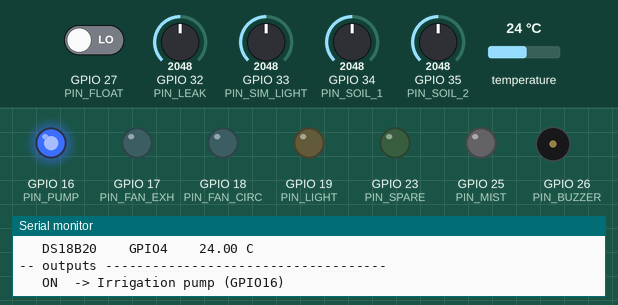
This sketch was run on a simulated ESP32. Parts: output pins drawn as LEDs (lit = HIGH), buzzer (waves = sounding, pin HIGH), the last lines printed to the serial monitor. The test bench sets the inputs (shaded band); at power-on: GPIO 32 (PIN_LEAK) = 2048, GPIO 33 (PIN_SIM_LIGHT) = 2048, GPIO 34 (PIN_SOIL_1) = 2048, GPIO 35 (PIN_SOIL_2) = 2048, GPIO 27 (PIN_FLOAT) LOW, temperature 24 °C.

Above: at 1.6 s.
1.7 s: GPIO 32 (PIN_LEAK) set to 1460
At 9.7 s:
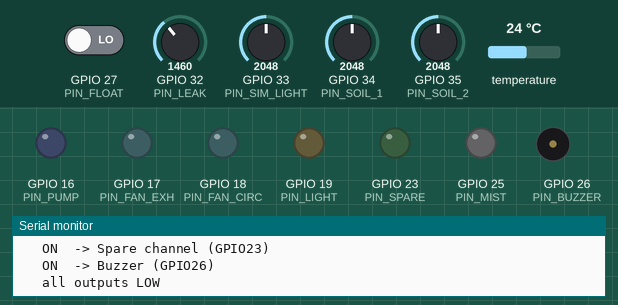
10.2 s: GPIO 33 (PIN_SIM_LIGHT) set to 122
At 13.5 s:
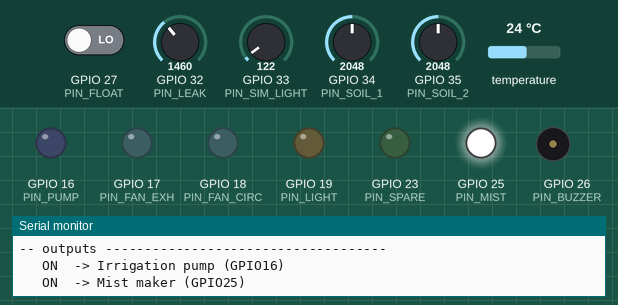
18.7 s: GPIO 34 (PIN_SOIL_1) set to 122
At 19.7 s:
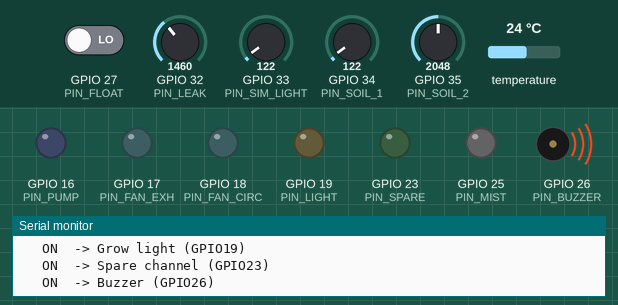
27.2 s: GPIO 35 (PIN_SOIL_2) set to 87
At 27.7 s:
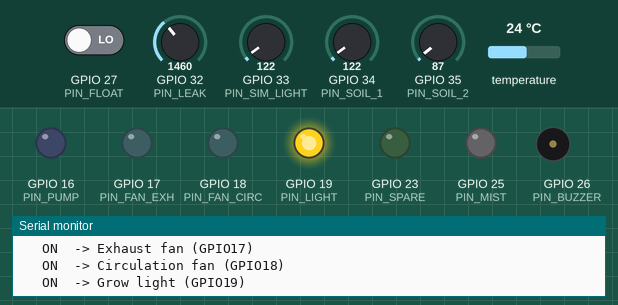
35.7 s: GPIO 27 (PIN_FLOAT) driven HIGH
45.4 s: GPIO 32 (PIN_LEAK) set to 122
Timing chart, 0 to 57.1 s (numbered marks = the images above; inputs shaded):
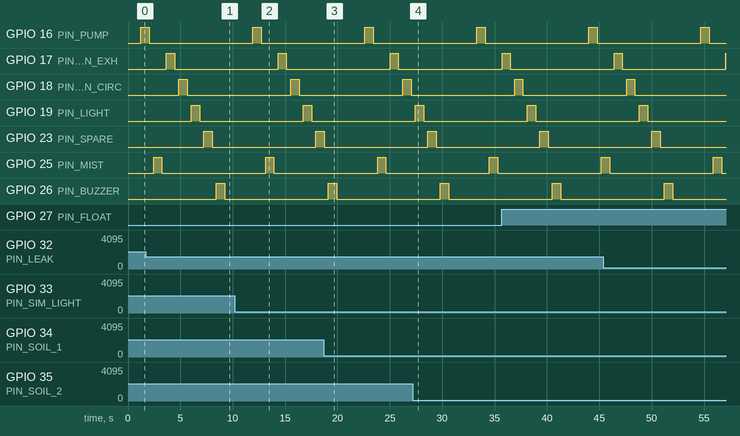

The sketch:

sketch.ino
```cpp
/* ============================================================================
 * TERRARIUM — WIRING VERIFICATION SKETCH
 * EEE4103 capstone · pin map from build guide §04
 *
 * This is NOT the control firmware. Its only job is to prove that every wire
 * goes where you think it goes. Run it twice:
 *
 *   1. In Wokwi, against diagram.json — confirms the pin map and your logic.
 *   2. On the real board at step 9 of the bench bring-up order (§10),
 *      BEFORE the pump, fogger or grow light are ever connected.
 *
 * Outputs are driven ONE AT A TIME so that if two are swapped, you see it.
 * On real hardware, leave the MOSFET outputs loaded with a plain LED or a
 * resistor for this test. Never the pump.
 *
 * Libraries: OneWire + DallasTemperature (Library Manager).
 * Everything else is built in — no sensor libraries needed, because an I2C
 * scan proves presence and address more reliably than any driver does.
 * ========================================================================== */

#include <Wire.h>
#include <OneWire.h>
#include <DallasTemperature.h>

/* ---- pin map — identical to the real build ------------------------------ */
#define PIN_SDA        21   // BME280 + BH1750 + OLED
#define PIN_SCL        22
#define PIN_SOIL_1     34   // ADC1 — input-only, no pull-up
#define PIN_SOIL_2     35   // ADC1
#define PIN_LEAK       32   // ADC1
#define PIN_DS18B20     4   // 1-Wire, needs external 4.7k to 3V3
#define PIN_FLOAT      27   // INPUT_PULLUP — cannot be 34..39

#define PIN_PUMP       16   // D4184 #1
#define PIN_MIST       25   // D4184 #2 (24 V rail)
#define PIN_FAN_EXH    17   // 4-ch board CH1
#define PIN_FAN_CIRC   18   // 4-ch board CH2
#define PIN_LIGHT      19   // 4-ch board CH3
#define PIN_SPARE      23   // 4-ch board CH4
#define PIN_BUZZER     26

/* ---- simulation-only stand-in -------------------------------------------
 * Wokwi has no BH1750 part, so in the simulator a potentiometer on GPIO33
 * plays the light sensor. In the real build this pin is UNUSED — light
 * comes from the BH1750 on the I2C bus above. The BMP180 in the diagram
 * likewise stands in for the BME280 (same bus, address 0x77 vs 0x76).
 * ---------------------------------------------------------------------- */
#define PIN_SIM_LIGHT  33

/* ---- expected I2C addresses -------------------------------------------- */
#define ADDR_BH1750  0x23
#define ADDR_OLED    0x3C
#define ADDR_BME280  0x76   // some modules ship as 0x77
#define ADDR_BMP180  0x77   // what Wokwi presents in place of the BME280

OneWire oneWire(PIN_DS18B20);
DallasTemperature dsBus(&oneWire);

struct Output { const char *name; uint8_t pin; };

const Output OUTPUTS[] = {
  { "Irrigation pump", PIN_PUMP     },
  { "Mist maker",      PIN_MIST     },
  { "Exhaust fan",     PIN_FAN_EXH  },
  { "Circulation fan", PIN_FAN_CIRC },
  { "Grow light",      PIN_LIGHT    },
  { "Spare channel",   PIN_SPARE    },
  { "Buzzer",          PIN_BUZZER   },
};
const uint8_t N_OUTPUTS = sizeof(OUTPUTS) / sizeof(OUTPUTS[0]);

/* ========================================================================= */

void allOutputsOff() {
  for (uint8_t i = 0; i < N_OUTPUTS; i++) {
    digitalWrite(OUTPUTS[i].pin, LOW);   // latch low first
    pinMode(OUTPUTS[i].pin, OUTPUT);     // then enable the driver
    digitalWrite(OUTPUTS[i].pin, LOW);
  }
}

void scanI2C() {
  Serial.println(F("\n-- I2C bus scan --"));
  uint8_t found = 0;
  for (uint8_t addr = 1; addr < 127; addr++) {
    Wire.beginTransmission(addr);
    if (Wire.endTransmission() == 0) {
      found++;
      Serial.printf("   0x%02X  ", addr);
      switch (addr) {
        case ADDR_BH1750: Serial.println(F("BH1750 light sensor      OK")); break;
        case ADDR_OLED:   Serial.println(F("SSD1306 OLED             OK")); break;
        case ADDR_BME280: Serial.println(F("BME280 air sensor        OK")); break;
        case ADDR_BMP180: Serial.println(F("BMP180 / BME280 alt addr OK")); break;
        default:          Serial.println(F("unexpected device"));           break;
      }
    }
  }
  if (found == 0) {
    Serial.println(F("   NOTHING FOUND."));
    Serial.println(F("   Check: SDA=21 SCL=22, sensors on 3V3 not 5V, GND common."));
  } else {
    Serial.printf("   %u device(s) on the bus.\n", found);
  }
}

void setup() {
  allOutputsOff();                       // before anything else can glitch

  pinMode(PIN_FLOAT, INPUT_PULLUP);      // 34..39 have no internal pull-up

  Serial.begin(115200);
  delay(400);
  Serial.println(F("\n================================================"));
  Serial.println(F(" TERRARIUM — WIRING VERIFICATION"));
  Serial.println(F("================================================"));

  Wire.begin(PIN_SDA, PIN_SCL);
  scanI2C();

  dsBus.begin();
  Serial.printf("\n-- 1-Wire --\n   DS18B20 devices found: %d", dsBus.getDeviceCount());
  Serial.println(dsBus.getDeviceCount() ? F("   OK")
                                        : F("   NONE — check the 4.7k pull-up to 3V3"));

  Serial.println(F("\nOutputs pulse one at a time. Watch which load lights."));
  Serial.println(F("If two are swapped, you will see it here — not in the tank.\n"));
}

void readInputs() {
  int soil1 = analogRead(PIN_SOIL_1);
  int soil2 = analogRead(PIN_SOIL_2);
  int leak  = analogRead(PIN_LEAK);
  int lux   = analogRead(PIN_SIM_LIGHT);
  bool floatOk = digitalRead(PIN_FLOAT);   // HIGH = pulled up = contact open

  dsBus.requestTemperatures();
  float soilTemp = dsBus.getTempCByIndex(0);

  Serial.println(F("-- inputs -------------------------------------"));
  Serial.printf("   Soil 1     GPIO34   %4d\n", soil1);
  Serial.printf("   Soil 2     GPIO35   %4d\n", soil2);
  Serial.printf("   Leak       GPIO32   %4d   %s\n", leak,
                leak > 1500 ? "** WATER DETECTED **" : "dry");
  Serial.printf("   Light      GPIO33   %4d   (sim pot standing in for BH1750)\n", lux);
  Serial.printf("   Float      GPIO27   %s\n",
                floatOk ? "open   (reservoir OK)" : "closed (RESERVOIR EMPTY)");

  if (soilTemp == DEVICE_DISCONNECTED_C) {
    Serial.println(F("   DS18B20    GPIO4    DISCONNECTED"));
  } else {
    Serial.printf("   DS18B20    GPIO4    %.2f C\n", soilTemp);
  }

  /* Sanity checks that catch the two most expensive wiring mistakes. */
  if (soil1 > 4090 || soil2 > 4090 || leak > 4090) {
    Serial.println(F("   !! An analog input is pinned at full scale."));
    Serial.println(F("   !! Sensor is probably on 5V. Move it to 3V3 — see check 03/04."));
  }
  Serial.println();
}

void pulseOutputs() {
  Serial.println(F("-- outputs ------------------------------------"));
  for (uint8_t i = 0; i < N_OUTPUTS; i++) {
    Serial.printf("   ON  -> %s (GPIO%u)\n", OUTPUTS[i].name, OUTPUTS[i].pin);
    digitalWrite(OUTPUTS[i].pin, HIGH);
    delay(800);
    digitalWrite(OUTPUTS[i].pin, LOW);
    delay(400);
  }
  Serial.println(F("   all outputs LOW\n"));
}

void loop() {
  readInputs();
  pulseOutputs();
  delay(1500);
}
```
